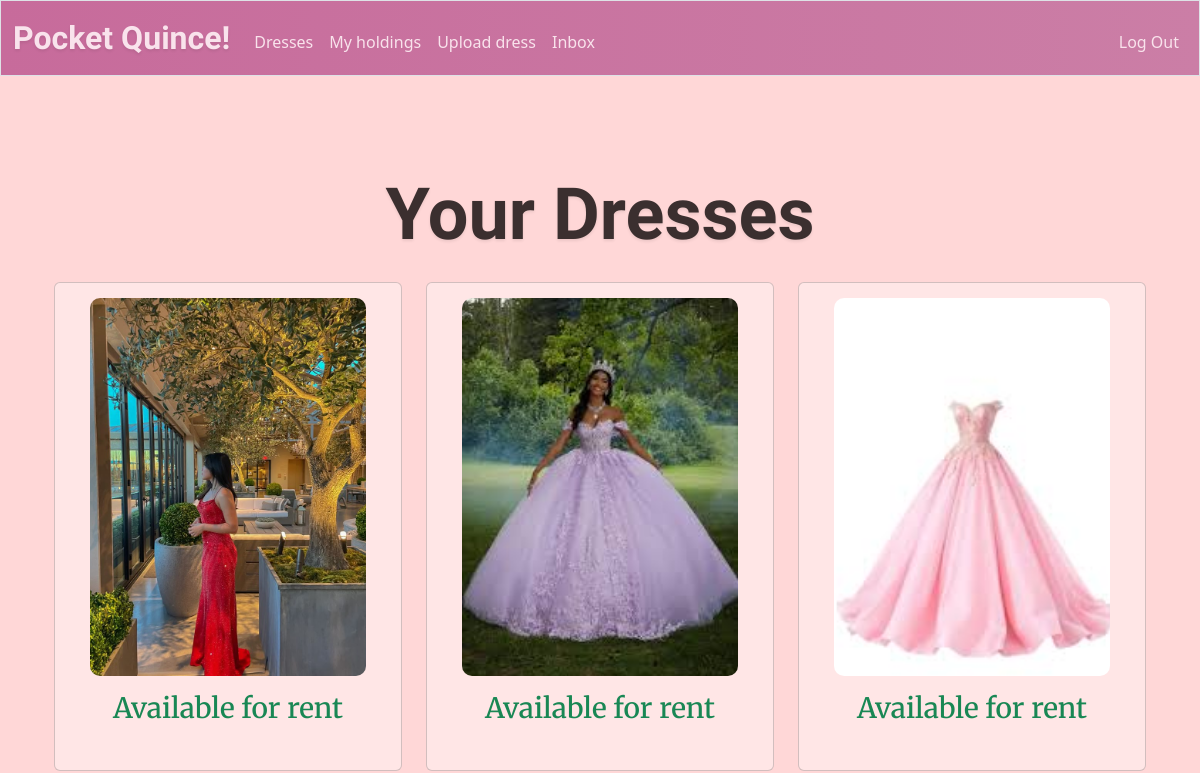
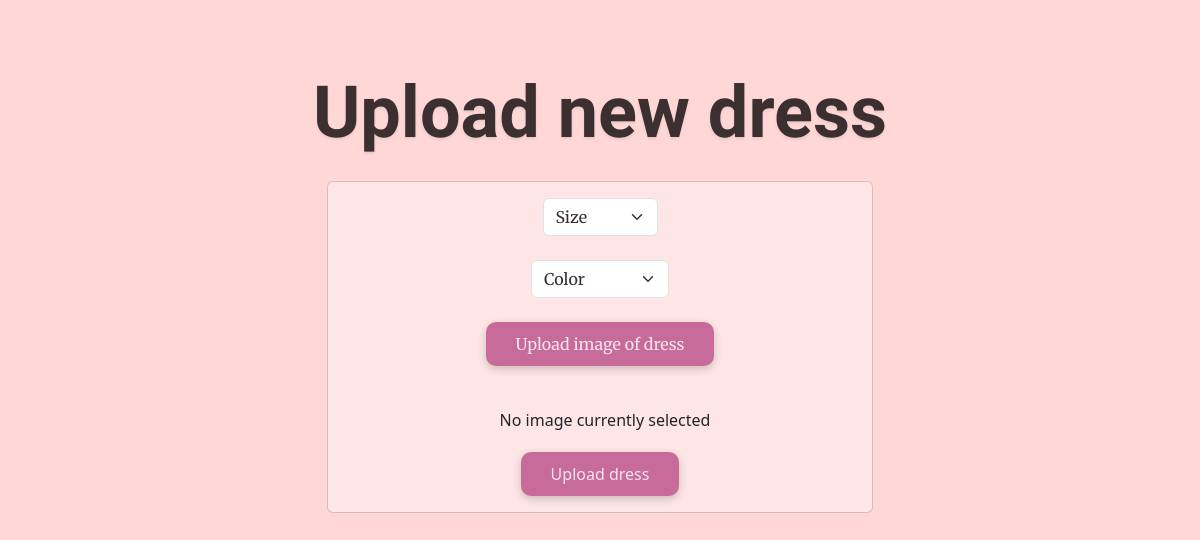
The app's page /upload (signed in), older data (2 pictures, top to bottom).
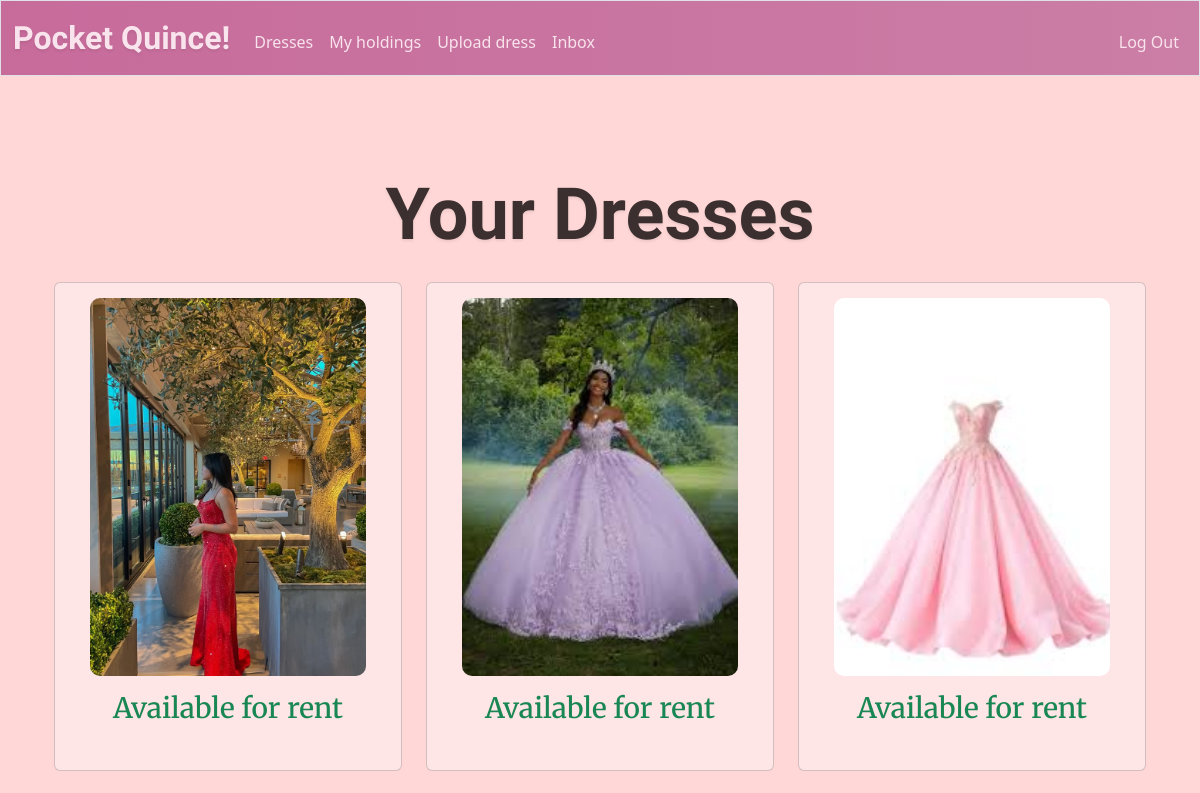
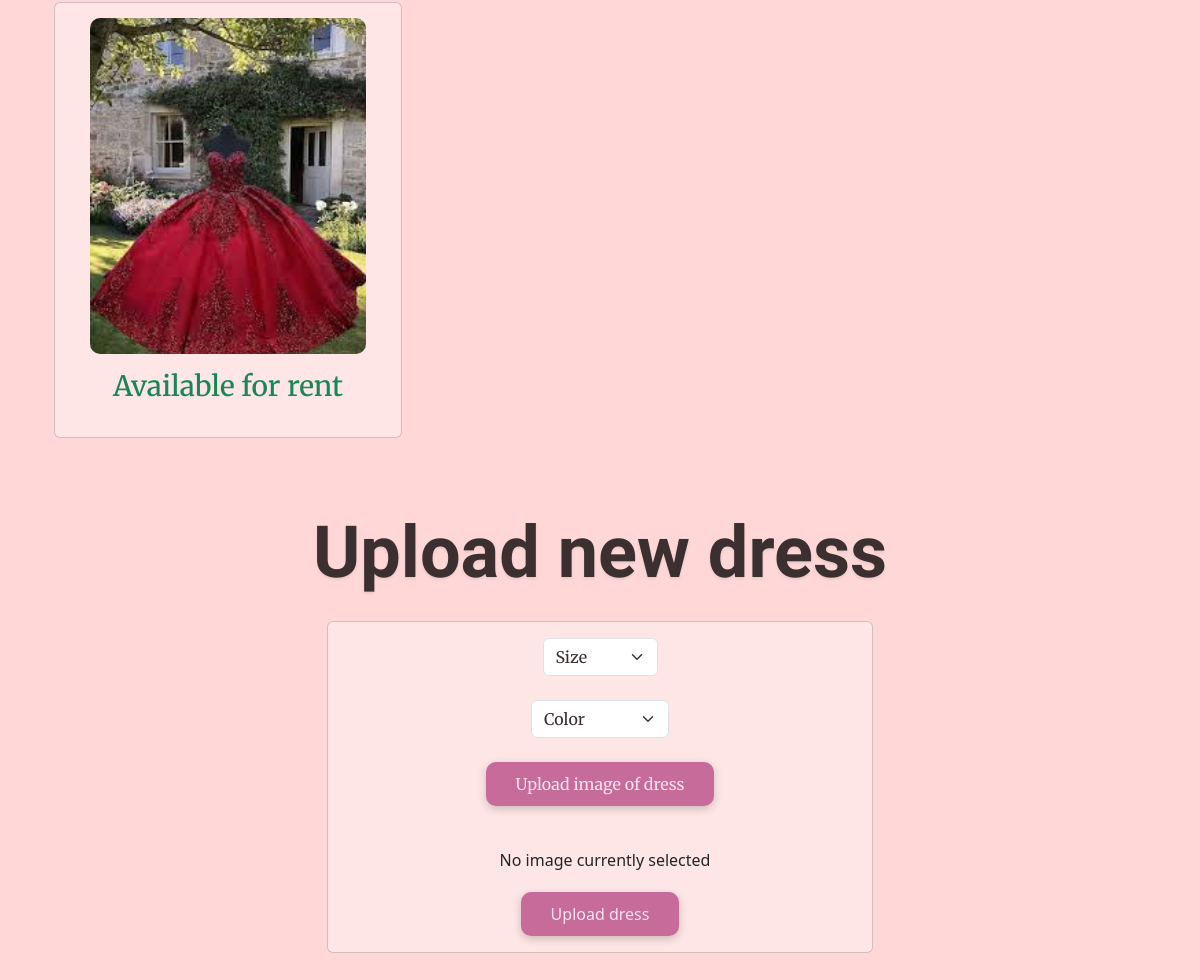
The same page, newer data (2 pictures, top to bottom).
### tables this page shows
CREATE TABLE dresses (
    id INTEGER PRIMARY KEY AUTOINCREMENT,
    size TEXT NOT NULL,
    color TEXT NOT NULL,
    owner INTEGER NOT NULL,
    image_url TEXT,
    time_posted TEXT NOT NULL DEFAULT CURRENT_TIMESTAMP,
    FOREIGN KEY (owner) REFERENCES users(id)
);

### app.py (the view)
@app.route("/upload", methods=["GET", "POST"])
@login_required
def upload():
    if request.method == "POST":
        db = get_db()
        size = request.form.get("size")
        if not size:
            return apology("Must input size")
        color = request.form.get("color")
        if not color:
            return apology("Must input color")
        image = request.files.get("dressImage")
        if not image:
            return apology("Must upload dress image")
        cur = db.execute(
            "INSERT INTO dresses (size, color, owner) VALUES (?,?,?)",
            (size, color, session["user_id"]),
        )
        db.commit()
        dress_id = cur.lastrowid
        root, ext = os.path.splitext(secure_filename(image.filename))
        filename = f"{dress_id}{ext}"
        filepath = os.path.join(app.config["UPLOAD_FOLDER"], filename)
        image.save(filepath)
        image_url = url_for("static", filename=f"uploads/{filename}")
        db.execute(
            "UPDATE dresses SET image_url = ? WHERE id = ?",
            (image_url, dress_id),
        )
        db.commit()
        return render_template("test.html", image_url=image_url)# test displaying the image
    else:
        db = get_db()
        dressesBuffer = db.execute("SELECT * FROM dresses WHERE owner = ?", (session["user_id"],)).fetchall()
        dresses = []
        for dress in dressesBuffer:
            dress = dict(dress)  # Convert Row object to dictionary not readonly to allow changes
            renter = db.execute("SELECT users.id as renter_id,users.username, users.email, users.phone FROM users JOIN holdings ON users.id = holdings.user_id WHERE holdings.dress_id = ? AND holdings.rent_end IS NULL", (dress["id"],)).fetchone()
            if renter:
                dress["renter_id"] = renter["renter_id"]
                dress["renter"] = renter["username"]
                dress["renter_email"] = renter["email"]
                dress["renter_phone"] = renter["phone"]
            else:
                dress["renter_id"] = None
                dress["renter"] = None
                dress["renter_email"] = None
                dress["renter_phone"] = None
            dresses.append(dress)
        return render_template("upload.html", dresses=dresses)

### app.py (called while the page is built)
def get_db():
    if "db" not in g:
        g.db = sqlite3.connect(DATABASE)
        g.db.row_factory = sqlite3.Row # Enable dictionary-like row access
    return g.db

@app.after_request
def after_request(response):
    response.headers["Cache-Control"] = "no-cache, no-store, must-revalidate"
    response.headers["Expires"] = 0
    response.headers["Pragma"] = "no-cache"
    return response

### help.py (called while the page is built)
def login_required(f):
    @wraps(f)
    def decorated_function(*args, **kwargs):
        if session.get("user_id") is None:
            return redirect("/login")
        return f(*args, **kwargs)
    return decorated_function

### templates/upload.html (shortened to what this page needs)
{% extends "layout.html" %}
{% block main %}
    <h1 class = "imperial mb-4 mt-5">Your Dresses</h1>
    {% if dresses|length == 0 %}
        <h3 class = "body-font">You have not uploaded any dresses yet.</h3>
    {% else %}
        <div class="container">
            <div class="row">
                {% for dress in dresses %}
                    <div class = "col-md-4 mb-4">
                        <div class = "card dress-card">
                            <img class = "catalogImage mx-auto d-block" src = "{{ dress['image_url'] }}">
                            <div class = "card-body">
                                {% if dress.renter_id %}
                                    <h3 class = "body-font text-danger">Currently rented out</h3>
                                    <h2 class = "body-font">{{ "renter: " + dress["renter"] }}</h2>
                                    <h2 class = "body-font">{{ "email: " + dress["renter_email"]}}</h2>
                                    <h2 class = "body-font">{{ "phone: " + dress["renter_phone"]}}</h2>
                                    <br>
                                    <form action="/messages" method="post" class="mt-2">
                                        <input type="hidden" name="receiver_id" value="{{ dress['renter_id'] }}">
                                        <input type="hidden" name="dress_id" value="{{ dress['id'] }}">
                                        <div class="input-group">
                                            <input type="text" name="body" class="form-control" placeholder="Message renter..." required>
                                            <button type="submit" class="btn btn-primary btn-sm">Send</button>
                                        </div>
                                    </form>
                                {% else %}
                                    <h3 class = "body-font text-success">Available for rent</h3>
                                {% endif %}
                            </div>
                        </div>
                    </div>
                {% endfor %}
            {% endif %}
    <form action="/upload" method="post" enctype="multipart/form-data">
        <h1 class = "imperial mb-4 mt-5">Upload new dress</h1>
        <div class = " card p-3 text-center upload-card">
            <select class="form-select mx-auto w-auto body-font" name="size" required>
                <option value="" selected="">Size</option>
            </select>
            <br>
            <select class="form-select mx-auto w-auto body-font" name="color" required>
                <option value="" selected="">Color</option>
            </select>
            <br>
            <label for="image_uploads" class = "form-btn btn-primary body-font">Upload image of dress</label>
            <div class = "preview mt-2">
                <p class = "body-text">No image currently selected</p>
            </div>
            <button type="submit" class = "form-btn btn-primary block">Upload dress</button>
        </div>
    </form>
{% endblock %}

### templates/layout.html (shortened to what this page needs)
<!DOCTYPE html>
<html lang="en">
    <head>
        <link href="https://cdn.jsdelivr.net/npm/bootstrap@5.3.3/dist/css/bootstrap.min.css" rel="stylesheet">
        <link href="{{ url_for('static', filename='style.css') }}" rel="stylesheet">
    </head>
    <body>
        <nav class=" border navbar navbar-expand-md">
            <div class="container-fluid">
                <a id = "navTitle" class="navbar-brand imperial"  href="/"><span>Pocket Quince!</span></a>
                <div class="collapse navbar-collapse" id="navbar">
                    {% if session["user_id"] %}
                        <ul class="navbar-nav me-auto mt-2">
                            <li class="nav-item"><a class="nav-link" href="/catalog">Dresses</a></li>
                            <li class="nav-item"><a class="nav-link" href="/holdings">My holdings</a></li>
                            <li class="nav-item"><a class="nav-link" href="/upload">Upload dress</a></li>
                            <li class="nav-item"><a class="nav-link" href="/messages">Inbox</a></li>
                        </ul>
                        <ul class="navbar-nav ms-auto mt-2">
                            <li class="nav-item"><a class="nav-link" href="/logout">Log Out</a></li>
                        </ul>
                    {% else %}
                        <ul class="navbar-nav ms-auto mt-2">
                            <li class="nav-item"><a class="nav-link" href="/register">Register</a></li>
                            <li class="nav-item"><a class="nav-link" href="/login">Log In</a></li>
                        </ul>
                    {% endif %}
                </div>
            </div>
        </nav>
        <main class="container py-5 text-center">
            {% block main %}{% endblock %}
        </main>
    </body>
</html>

### static/style.css (style rules this page uses)
body { background-color: #FFD7D7; }
.imperial { font-family: 'Imperial Script', cursive; text-shadow: 0px 2px 3px rgba(0,0,0,0.08); font-weight: 700; font-size: 450%; color: #3B2F2F; }
.body-font { font-family: 'Merriweather', serif; color: #3B2F2F }
.btn-primary { background-color: #C76B9B; color: #F9E3EC; border-color: #C76B9B; font-size: 1rem; border-radius: 10px; padding: 10px 30px; box-shadow: 0px 3px 8px rgba(0, 0, 0, 0.2); }
#navTitle { color: #F9E3EC; }
.nav-link { color: #F9E3EC; }
nav .navbar-brand { font-size: xx-large; }
.navbar { background: linear-gradient(to right, #C76B9B, #cb7ea6) }
.catalogImage { width: 80%; height: 80%; object-fit: cover; object-position: center; border-radius: 10px; }
.dress-card { padding-top: 15px; height: 100% }
.card { background-color: #FFE6E6; }
form p { line-height: 32px; padding-left: 10px; }
form label, form button { background-color: #C76B9B; border: 1px #C76B9B; padding: 5px 10px; border-radius: 900px; box-shadow: 0px 3px 8px rgba(0, 0, 0, 0.2); font-size: 0.8rem; height: auto; display: inline-block; width: auto; cursor: pointer; }
form .upload-card { width: 50%; margin: 0 auto; display: flex; flex-direction: column; align-items: center; }

Row changes from the older to the newer data that the page shows:
added dresses: image_url (picture)
